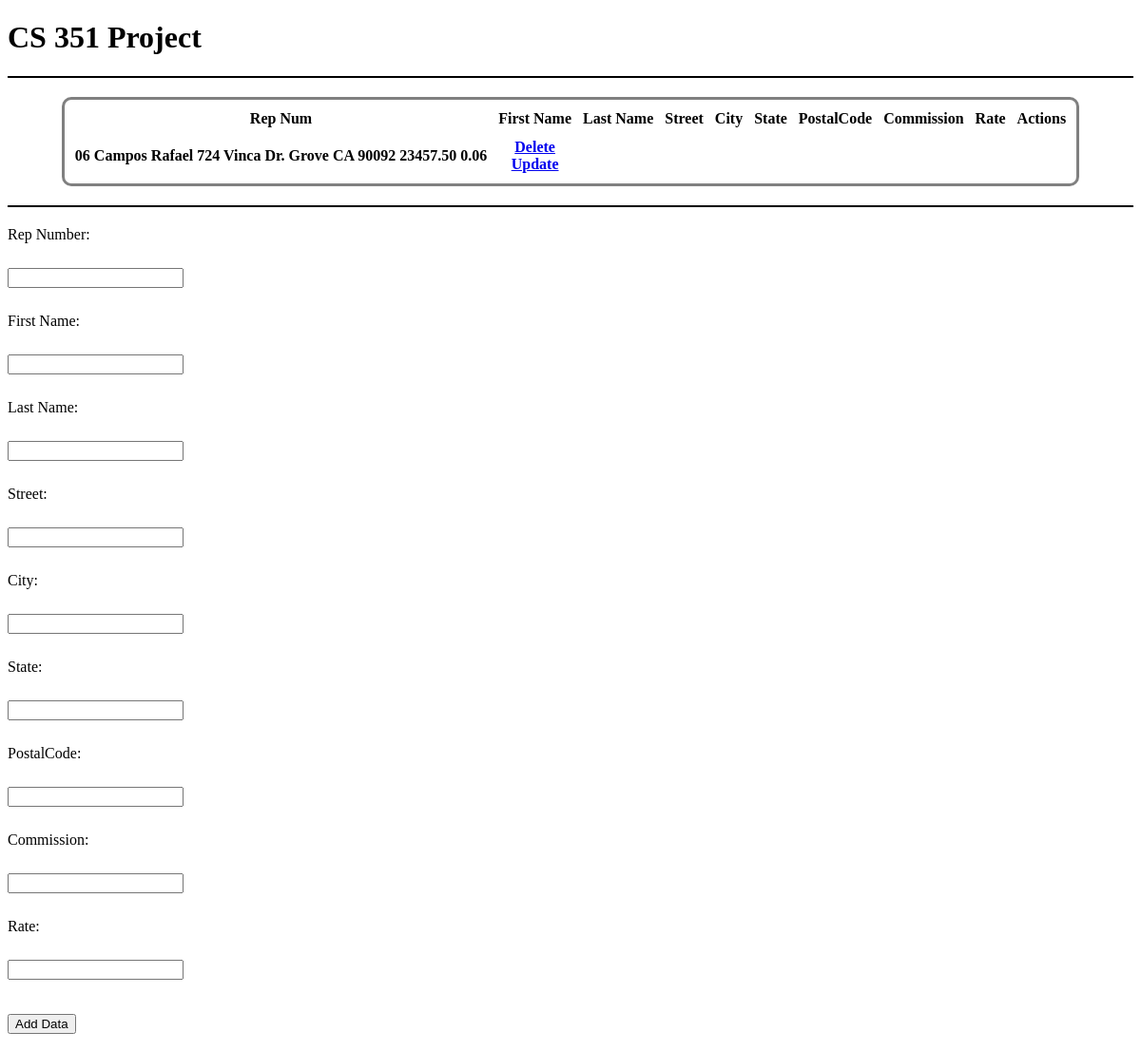
Before: /repView with the older database file.
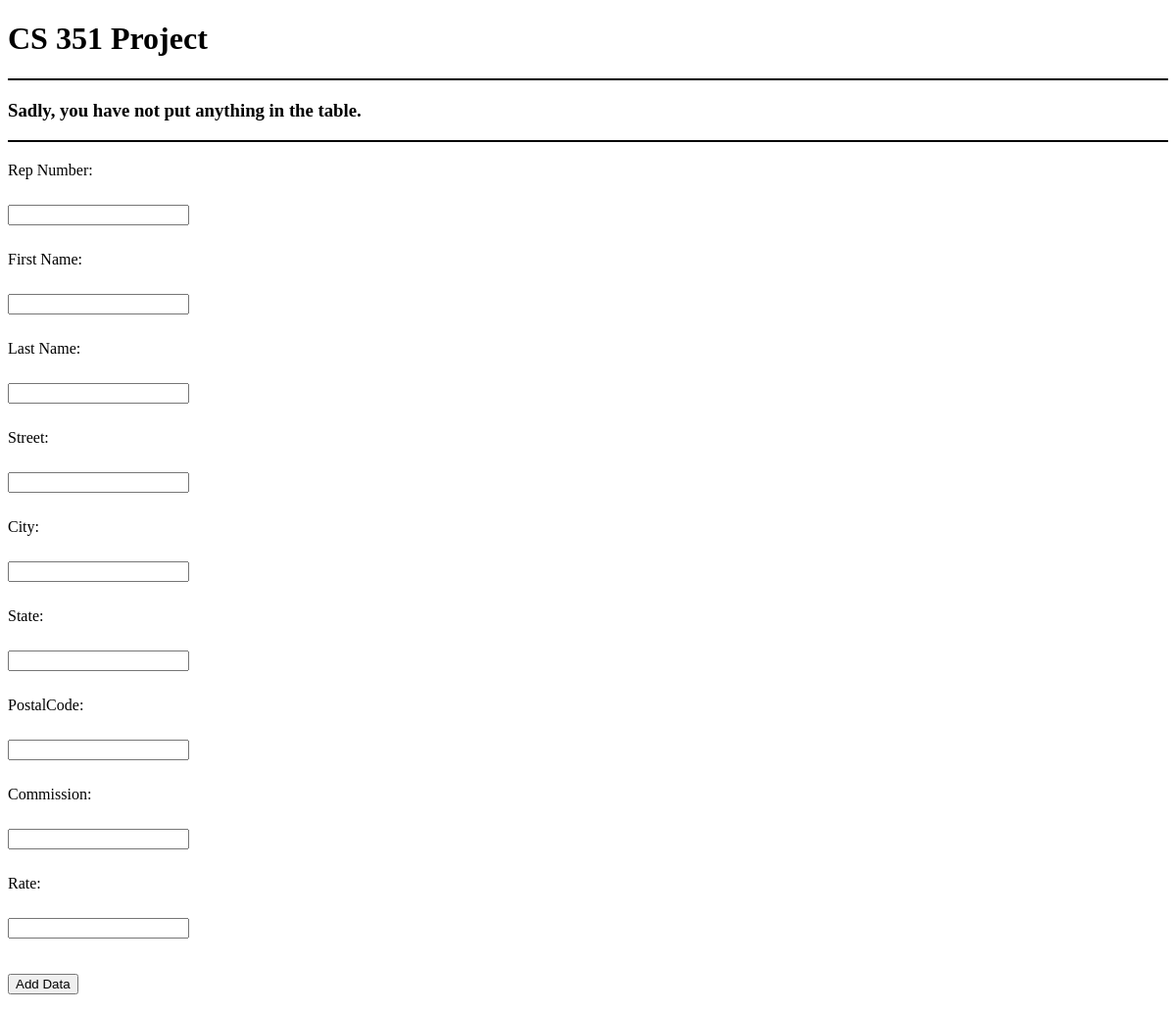
After: the same page with the newer database file.
### App.py (models this page shows, shortened)
class rep(db.Model):
    __tablename__ = 'Rep'
    repNum = db.Column('RepNum', CHAR(2), primary_key=True)
    lastName = db.Column('LastName', CHAR(15))
    firstName = db.Column('FirstName', CHAR(15))
    street = db.Column('Street', CHAR(15))
    city = db.Column('City', CHAR(15))
    state = db.Column('State', CHAR(2))
    postalCode = db.Column('PostalCode', CHAR(5))
    commission = db.Column('Commision', DECIMAL(7, 2))
    rate = db.Column('Rate', DECIMAL(3, 2))

### App.py (the view)
@app.route("/repView", methods=["POST", "GET"])
def repPage():
    if request.method == "POST":
        newRep = request.form.items
        newTask = rep(repNum = request.form["repNum"],
                      lastName = request.form["l_Name"],
                      firstName = request.form["f_Name"],
                      street = request.form["street"],
                      city = request.form["city"],
                      state = request.form["state"],
                      postalCode = request.form["postalCode"],
                      commission = request.form["commission"],
                      rate = request.form["rate"])
        try:
            db.session.add(newTask)
            db.session.commit()
            return redirect("/repView")
        except Exception as e:
            print(f"ERROR:{e}")
            return f"ERROR:{e}"
    else:
        tasks = rep.query.order_by(rep.repNum).all()
        return render_template("rep.html", tasks = tasks)

### Templates/rep.html (shortened to what this page needs)
 {% extends "base.html"%}
 {% block body %}
<div class = "repContent">
    <h1>CS 351 Project</h1>
     <hr class="divider">
     {% if tasks | length < 1%}
     <h3>Sadly, you have not put anything in the table.</h3>
     {% else %}
     <table>
        <tr>
            <th>Rep Num</th>
            <th>First Name</th>
            <th>Last Name</th>
            <th>Street</th>
            <th>City</th>
            <th>State</th>
            <th>PostalCode</th>
            <th>Commission</th>
            <th>Rate</th>
            <th>Actions</th>
        </tr>
         {% for task in tasks%}
         <tr>
             <th>
                 {{task.repNum}}
                 {{task.lastName}}
                 {{task.firstName}}
                 {{task.street}}
                 {{task.city}}
                 {{task.state}}
                 {{task.postalCode}}
                 {{task.commission}}
                 {{task.rate}}
             </th>
             <th>
                 <a href="/deleteRep/{{task.repNum}}"> Delete </a>
                 <br/>
                 <a href="/updateRep/{{task.repNum}}"> Update </a>
             </th>
         </tr>
         {% endfor %}
     </table>
     {% endif %}
     <h3 class="divider"></h3>
     <form action="#" method="post">
        <p>Rep Number:</p>
        <p><input type = "text" name = "repNum"></p>
        <p>First Name:</p>
        <p><input type = "text" name = "f_Name"/></p>
        <p>Last Name:</p>
        <p><input type = "text" name = "l_Name"/></p>
        <p>Street:</p>
        <p><input type = "text" name = "street"/></p>
        <p>City:</p>
        <p><input tpe = "text" name = "city"/></p>
        <p>State:</p>
        <p><input tpe = "text" name = "state"/></p>
        <p>PostalCode:</p>
        <p><input tpe = "text" name = "postalCode"/></p>
        <p>Commission:</p>
        <p><input tpe = "text" name = "commission"/></p>
        <p>Rate:</p>
        <p><input tpe = "text" name = "rate"/></p>
        <input type = "submit" value = "Add Data" id = "btn_add">
     </form>
 </div>
 {%endblock%}

### Templates/base.html (shortened to what this page needs)
<!DOCTYPE html>
<html lang="en">
<head>
</head>
<body>
    {% block body %}{%endblock%}
</body>
</html>

### Templates/rep.html (style rules this page uses)
input { margin-top: 10px; margin-bottom: 10px; }
.divider { border: none; height: 2px; background-color: black; width: 100%; margin: 10px 0 20px 0; }

Changed rows visible on the page:
removed rep: repNum "06", lastName "Campos", firstName "Rafael", street "724 Vinca Dr.", city "Grove", state "CA", postalCode "90092", commission "23457.50", rate "0.06"
Other visible differences:
text no longer shown: "Rep Num First Name Last Name Street City State PostalCode Commission Rate Actions"
text now shown: "Sadly, you have not put anything in the table."
